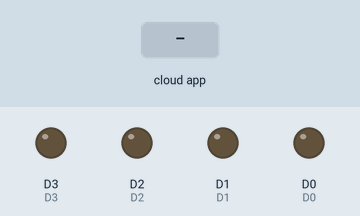
Recording of a sketch running on a simulated ESP8266 (NodeMCU). On the bench: output pins drawn as LEDs (lit = HIGH). Dashed ring = blinking. Inputs (shaded band) come from the test bench. WiFi joins after 1.5 s; servers stay silent unless stated; the Firebase database answers and starts empty; what the sketch prints to the serial monitor is not drawn.

Above: at 2.8 s.
2.9 s: the phone or cloud app sets robot_direction to fr
At 3.2 s:
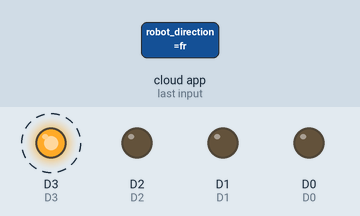
5.9 s: the phone or cloud app sets robot_direction to f
At 6.9 s:
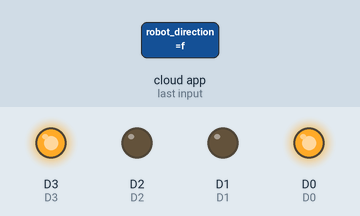
7.8 s: the phone or cloud app sets robot_direction to fl
At 8.55 s:
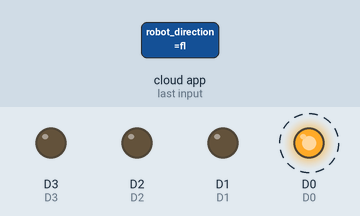
10.8 s: the phone or cloud app sets robot_direction to br
At 11.3 s:
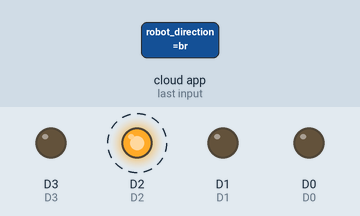
13.8 s: the phone or cloud app sets robot_direction to bl
At 14.05 s:
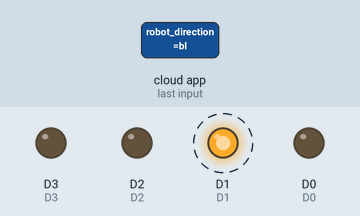
16.8 s: the phone or cloud app sets robot_direction to s
At 17.6 s:
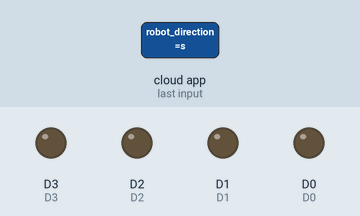
Timing chart, 0 to 19.5 s (numbered marks = the images above; inputs shaded):
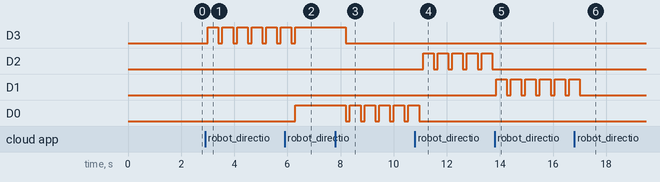

Measured:
- after the input at 2.9 s, D3: alternates HIGH for 0.40 s and LOW for 0.15 s, starting after 0.10 s
- after the input at 5.9 s, D3: goes on until 6.3 s, then stays HIGH; D0: LOW → HIGH after 0.40 s
- after the input at 7.8 s, D3: HIGH → LOW after 0.41 s; D0: alternates HIGH for 0.40 s and LOW for 0.15 s, starting after 0.41 s
- after the input at 10.8 s, D2: alternates HIGH for 0.40 s and LOW for 0.15 s, starting after 0.31 s; D0: goes on until 11.0 s, then stays LOW
- after the input at 13.8 s, D2: stops changing and stays LOW; D1: alternates HIGH for 0.40 s and LOW for 0.15 s, starting after 0.06 s
- after the input at 16.8 s, D1: goes on until 17.0 s, then stays LOW

The sketch:

robot_control_updated.ino
```cpp
//
#include <ESP8266WiFi.h>
#include <FirebaseArduino.h>

//#include "DHT.h"
//#define DHTTYPE DHT11
//#define dht_dpin 2
//DHT dht(dht_dpin, DHTTYPE);

#define D0 16
#define D1 5
#define D2 4
#define D3 0
#define D4 2
#define D5 14
#define D6 12
#define D7 13
#define D8 15
#define D9 3
#define D10 1
//#define analog A0

// Set these to run example.
#define FIREBASE_HOST "home-automation-7fc48.firebaseio.com" //do not change this
#define FIREBASE_AUTH "KKDcaIEcTWOHGvHHdtlemDkf1Q37alqqpUcwbSt2" //do not change this
#define WIFI_SSID "bensalcie"// change this to your wifi name
#define WIFI_PASSWORD "123456winner"// change this to your wifi password

//defining the pins


void setup() {
 // dht.begin();
  Serial.begin(9600);

  //we will use d0-d3, d8 as the driving pins for two wheel chessis
  pinMode(D0, OUTPUT);
  pinMode(D1, OUTPUT);
    pinMode(D2, OUTPUT);
      pinMode(D3, OUTPUT);
           // pinMode(D8, OUTPUT);
            //Signal when connected
                        //pinMode(D7, OUTPUT);
                        //pinMode(D6, OUTPUT);
  //pinMode(D8, OUTPUT);
  // connect to wifi.
  WiFi.begin(WIFI_SSID, WIFI_PASSWORD);
  Serial.print("connecting");

  while (WiFi.status() != WL_CONNECTED) {
        Serial.print(".");
            digitalWrite(D6, HIGH);
                digitalWrite(D7, LOW);
                delay(100);
                 digitalWrite(D6, LOW);


    delay(400);
  }
  Serial.println();
  Serial.print("connected: ");
  Serial.println(WiFi.localIP());
                   //digitalWrite(D6, LOW);
                digitalWrite(D7, HIGH);


  Firebase.begin(FIREBASE_HOST, FIREBASE_AUTH);
  //Be careful here!!!
 // Firebase.setString("#########replace with your child name from app###/esp_1", "OFF");
 //Let initial state be OFF when the system is powered on,to prevent surges.
// To do, let the format be as follows, child name from app/esp_1... as it is below

  Firebase.setString("LkuO1bCQBIRSXNZp1YjoMSPvRB32/robot_direction", "s");
  // Initialize  robot to stop
  //replace your child_name from the app here....


}
void loop() {

 // takeHumTemp();
  // set value

  //commands

  //f-forward
  //b-backward
  //fr-forward right
  //fl-forward left
  //bl-backward left
  //br=backward right
  //s-stop

  //state stop


  //pin d8 is for siren, buzzer


  String res=Firebase.getString("LkuO1bCQBIRSXNZp1YjoMSPvRB32/robot_direction");

  if(res=="s")
  {
    digitalWrite(D0, LOW);
    digitalWrite(D1, LOW);
  digitalWrite(D2, LOW);
      digitalWrite(D3, LOW);
                  //digitalWrite(D8, LOW);


    }else if(res=="f")
  {
        //FORWARD STATES

      digitalWrite(D0, HIGH);
    digitalWrite(D1, LOW);
  digitalWrite(D2, LOW);
      digitalWrite(D3, HIGH);
                 // digitalWrite(D8, LOW);

    }else if(res=="fr")
  {

    digitalWrite(D0, LOW);
    digitalWrite(D1, LOW);
  digitalWrite(D2, LOW);
      digitalWrite(D3, HIGH);
      delay(400);
                  digitalWrite(D3, LOW);
                              //digitalWrite(D8, LOW);


    }else if(res=="fl")
  {
    digitalWrite(D0, HIGH);
        delay(400);
  digitalWrite(D0, LOW);
    digitalWrite(D1, LOW);
  digitalWrite(D2, LOW);
      digitalWrite(D3, LOW);
                 // digitalWrite(D8, LOW);

    }else if(res=="br")
  {
        //BACKWARD STATES

     digitalWrite(D0, LOW);
    digitalWrite(D1, LOW);
  digitalWrite(D2, HIGH);

 delay(400);
   digitalWrite(D2, LOW);

      digitalWrite(D3, LOW);
                  //digitalWrite(D8, LOW);

    }else  if(res=="bl")
  {
      digitalWrite(D0, LOW);
    digitalWrite(D1, HIGH);
    delay(400);
        digitalWrite(D1, LOW);

  digitalWrite(D2, LOW);
      digitalWrite(D3, LOW);
                  //digitalWrite(D8, LOW);

    }else  if(res=="b")
  {
                digitalWrite(D8, HIGH); //siren

      digitalWrite(D0, LOW);
    digitalWrite(D1, HIGH);
  digitalWrite(D2, HIGH);
      digitalWrite(D3, LOW);

       //RING


    }


}

/*void takeHumTemp()
{
      float h = dht.readHumidity();
    float t = dht.readTemperature();
    Serial.print("Current humidity = ");
    Serial.print(h);
    Serial.print("%  ");
    Serial.print("temperature = ");
    Serial.print(t);
    Serial.println("C  ");
  delay(200);


  }*/
```
